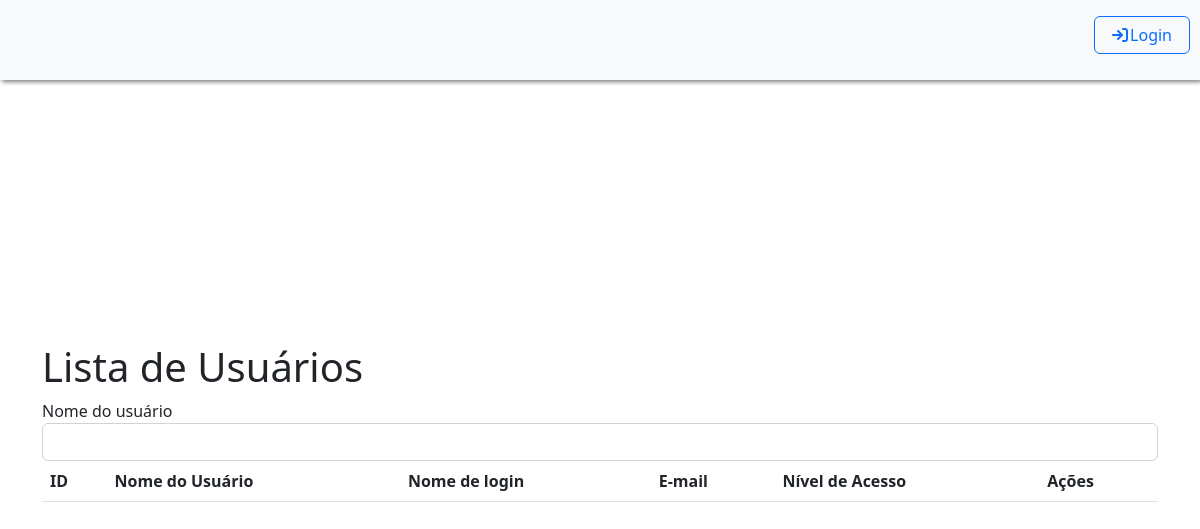
/Tela_Listar_Usuarios.php, run on an earlier commit of the app's database.
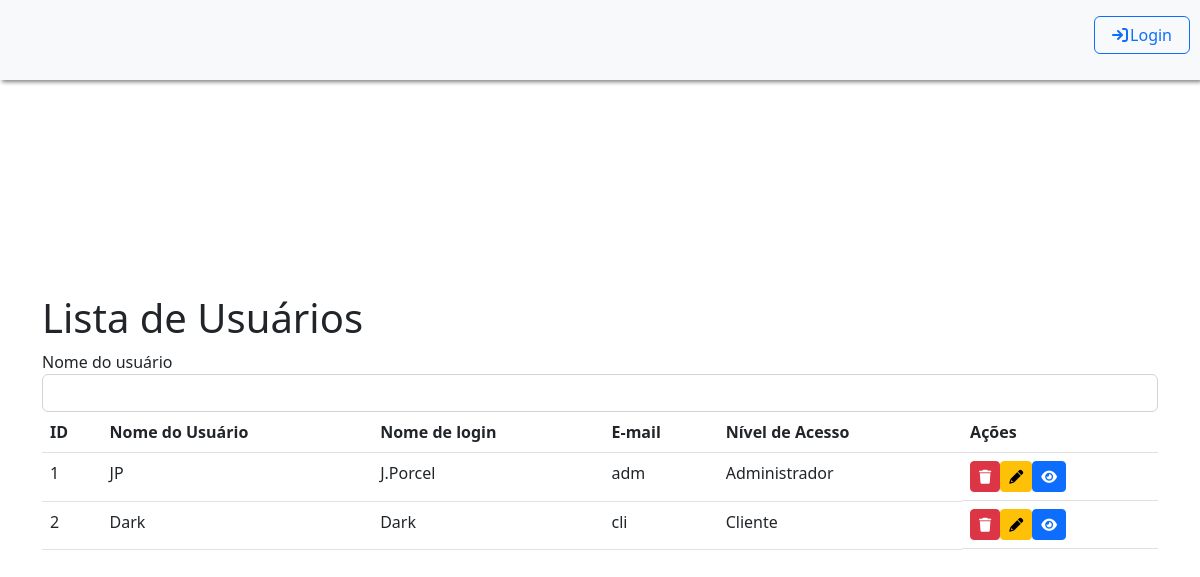
And on a later commit of the database.
### tables this page shows
CREATE TABLE IF NOT EXISTS usuarios (
  idusuario INT NOT NULL AUTO_INCREMENT,
  nome_usuario VARCHAR(45) NOT NULL,
  nome_login VARCHAR(45) NOT NULL,
  email VARCHAR(45) NOT NULL,
  senha VARCHAR(100) NOT NULL,
  nivel_acesso INT NOT NULL,
  ativo INT NOT NULL,
  PRIMARY KEY (idusuario));

### controllers/controller_usuario.php (the view, shortened to what this page needs)
<?php
function listarUsuarios() {
    $conexao = conectarBanco();
    if ($_SERVER['REQUEST_METHOD'] === 'POST') {
        $nome_usuario = $_POST['nome_usuario'];
        $sql = "SELECT * FROM usuarios WHERE 1 = 1 AND ativo = 1";
        if (!empty($nome_usuario)) {
            $sql .= " AND nome_usuario LIKE '%$nome_usuario%'";
        }
        $result = $conexao->query($sql);
    } else {
        $sql = 'SELECT * FROM usuarios WHERE ativo = 1';
        $result = $conexao->query($sql);
    }
    if ($result->num_rows >= 0) {
        while ($row = $result->fetch_assoc()) {
            echo '<tr id="row-' . $row['idusuario'] . '">';
            echo '<td>' . $row['idusuario'] . '</td>';
            echo '<td>' . $row['nome_usuario'] . '</td>';
            echo '<td>' . $row['nome_login'] . '</td>';
            echo '<td>' . $row['email'] . '</td>';
            if ($row['nivel_acesso'] == 1) {
                echo '<td>Administrador</td>';
            } else {
                echo '<td>Cliente</td>';
            }
            echo '<td style="display: flex">';
            if ($row['idusuario'] != $_SESSION['idusuario']) {
                echo '<button name="btn-excluir" type="button" class="btn btn-danger btn-sm" onclick="excluirUsuario(' . $row['idusuario'] . ')">';
                echo '<i class="fas fa-trash"></i>';
                echo '</button>';
            } else {
                echo '<button name="btn-excluir" type="button" class="btn btn-disabled btn-sm">';
                echo '<i class="fas fa-trash"></i>';
                echo '</button>';
            }
            echo '<a href="Tela_Alterar_Usuario.php?idusuario=' . $row['idusuario'] . '"><button type="button" class="btn btn-warning btn-sm")">';
            echo '<i class="fas fa-pencil"></i>';
            echo '</button></a>';
            echo '<a href="Tela_Visualizar_Usuario.php?idusuario=' . $row['idusuario'] . '"><button type="button" class="btn btn-primary btn-sm")">';
            echo '<i class="fas fa-eye"></i>';
            echo '</button></a>';
            echo '</td>';
            echo '</tr>';
        }
    } else {
        echo '<tr><td colspan="7">Nenhum dado encontrado.</td></tr>';
    }
}
?>

### Tela_Listar_Usuarios.php (shortened to what this page needs)
<!DOCTYPE html>
<?php
require '../portalEMA/functions/geral.php';
require '../portalEMA/controllers/controller_usuario.php';
?>
<html>
    <head>
        <link rel="stylesheet" type="text/css" href="../portalEMA/css/style.css">
        <link rel="stylesheet" href="https://unpkg.com/leaflet@1.7.1/dist/leaflet.css" />
        <link rel="stylesheet" href="https://cdnjs.cloudflare.com/ajax/libs/font-awesome/6.0.0-beta3/css/all.min.css">
        <link rel="stylesheet" type="text/css" href="https://cdn.jsdelivr.net/npm/bootstrap@5.2.3/dist/css/bootstrap.min.css">
    </head>
    <body>
        <?php
        menu();
        ?>
        <div class="container" style="margin-top: 5%;">
            <h1>Lista de Usuários</h1>
            <form method="POST" action="">
                <div>
                    <label for="nome_usuario">Nome do usuário</label>
                    <input type="text" name="nome_usuario" class="form-control">
                </div>
            </form>
            <div class="table-responsive">
                <table class="table">
                    <thead>
                        <tr>
                            <th>ID</th>
                            <th>Nome do Usuário</th>
                            <th>Nome de login</th>
                            <th>E-mail</th>
                            <th>Nível de Acesso</th>
                            <th>Ações</th>
                        </tr>
                    </thead>
                    <tbody>
                        <?php
                        listarUsuarios();
                        ?>
                    </tbody>
                </table>
            </div>
        </div>
    </body>
</html>

### functions/geral.php (shortened to what this page needs)
<?php
function menu() {
    if (estalogado()) {
        echo '<nav class="navbar navbar-expand-lg bg-light">
            <a class="navbar-brand" style="margin-left: 2%" href="../portalEMA/Tela_Principal.php">Bem vindo, ' . $_SESSION['nome_login'] . '!</a>
            <button class="navbar-toggler" type="button" data-toggle="collapse" data-target="#navbarSupportedContent" aria-controls="navbarSupportedContent" aria-expanded="false" aria-label="Toggle navigation">
                <span class="navbar-toggler-icon"></span>
            </button>
            <div class="collapse navbar-collapse" id="navbarSupportedContent">
                <ul class="navbar-nav mr-auto">';
        if ($_SESSION['nivel_acesso'] == "1") {
            echo'<li class="nav-item dropdown">
                        <a class="nav-link dropdown-toggle" id="navbarDropdown" role="button" data-bs-toggle="dropdown" aria-haspopup="true" aria-expanded="false">
                            Usuários
                        </a>
                        <div class="dropdown-menu" aria-labelledby="navbarDropdown">
                            <a class="dropdown-item" href="../portalEMA/Tela_Cadastro_Usuario.php">Cadastrar Usuário</a>
                            <div class="dropdown-divider"></div>
                            <a class="dropdown-item" href="../portalEMA/Tela_Listar_Usuarios.php">Listar Usuários</a>
                        </div>
                    </li>';
        }
        echo'    <li class="nav-item dropdown">
                        <a class="nav-link dropdown-toggle" id="navbarDropdown" role="button" data-bs-toggle="dropdown" aria-haspopup="true" aria-expanded="false">
                            EMAs
                        </a>
                        <div class="dropdown-menu" aria-labelledby="navbarDropdown">
                            <a class="dropdown-item" href="../portalEMA/Tela_Cadastro_EMA.php">Cadastrar EMA</a>
                            <div class="dropdown-divider"></div>
                            <a class="dropdown-item" href="../portalEMA/Tela_Listar_EMAs.php">Apresentar EMAs</a>
                            <div class="dropdown-divider"></div>
                            <a class="dropdown-item" href="#">Efetuar Diagnóstico</a>
                            <div class="dropdown-divider"></div>
                            <a class="dropdown-item" href="#">Apresentar Relatórios</a>
                        </div>
                    </li>
               <li class="nav-item">
                <form action="../portalEMA/functions/logout.php">
                    <button style="position: absolute; top: 20%; right: 10px; width:8%;" class="btn btn-outline-danger" type="submit"><i style="padding-right: 3%;" class="fas fa-sign-out"></i>Logout</button>
                </form>
                </li>
                </ul>
            </div>
        </nav>';
    } else {
        echo '<nav class="navbar navbar-expand-lg bg-light">
            <button class="navbar-toggler" type="button" data-toggle="collapse" data-target="#navbarSupportedContent" aria-controls="navbarSupportedContent" aria-expanded="false" aria-label="Toggle navigation">
                <span class="navbar-toggler-icon"></span>
            </button>
            <div class="collapse navbar-collapse" id="navbarSupportedContent">
                <ul class="navbar-nav mr-auto">
                <li class="nav-item">
                <form action="../portalEMA/Tela_Login.php">
                    <button style="position: absolute; top: 20%; right: 10px; width:8%;" class="btn btn-outline-primary" type="submit"><i style="padding-right: 3%;" class="fas fa-sign-in"></i>Login</button>
                </form>
                </li>
                </ul>
            </div>
        </nav>';
    }
}
?>

### css/style.css (style rules this page uses)
html, body { height: 100%; }
body { display: -ms-flexbox; display: -webkit-box; display: flex; -ms-flex-align: center; -ms-flex-pack: center; -webkit-box-align: center; align-items: center; -webkit-box-pack: center; justify-content: center; padding-top: 40px; padding-bottom: 40px; background-color: #f5f5f5; }

### Tela_Listar_Usuarios.php (style rules this page uses)
.navbar { position: fixed; top: 0; width: 100%; height: 10%; z-index: 2; filter: drop-shadow(2px 2px 2px grey); }

What changed in the data, as far as the page shows it:
now on this page (row edited): usuarios: idusuario "1", nome_usuario "JP", nome_login "J.Porcel", email "adm", nivel_acesso "Administrador"
now on this page (row edited): usuarios: idusuario "2", nome_usuario "Dark", nome_login "Dark", email "cli", nivel_acesso "Cliente"
